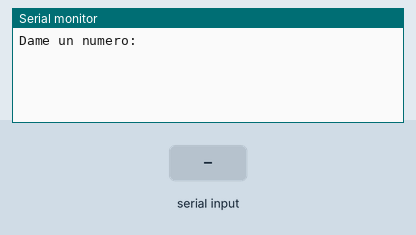
Recording of a sketch running on a simulated Arduino Uno, built with avr-gcc and run on an emulated ATmega328P. On the bench: the last lines printed to the serial monitor. The test bench sets the inputs (shaded band).

Above: at 1.2 s.
1.3 s: "0\n" received over Serial
At 3.6 s:
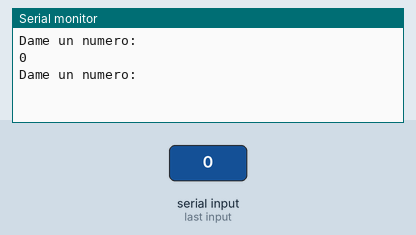
3.9 s: "2\n" received over Serial
At 5.2 s:
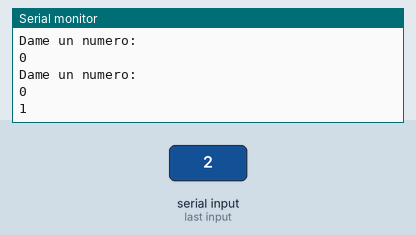

Measured:
- after the input at 1.3 s, the serial monitor: prints a new line after 1.2 s (image 1)
- after the input at 3.9 s, the serial monitor: prints a new line after 1.3 s (image 2)

The sketch:

Tarea_17_Fivonacci.ino
```cpp
int n;
byte state;
int a,b;

void setup() {
  // put your setup code here, to run once:
  Serial.begin(9600);
}

void loop() {
  // put your main code here, to run repeatedly:
   if(state==0){Serial.print("Dame un numero: "); state=1;}
   else if(state==2)
   {
       Serial.println(String(a));

       if(--n<=0){state=0; Serial.println();}
       else{int  aux=a; a+=b;  b=aux;}
    }

   else if(Serial.available()>0 )
   {
    n = Serial.readString().toInt();
    a=0; b=1;

     if(n<0 || n>10){state= 0;}
     else{ state=2;}

     Serial.println();
    }
   delay (100);
}
```
